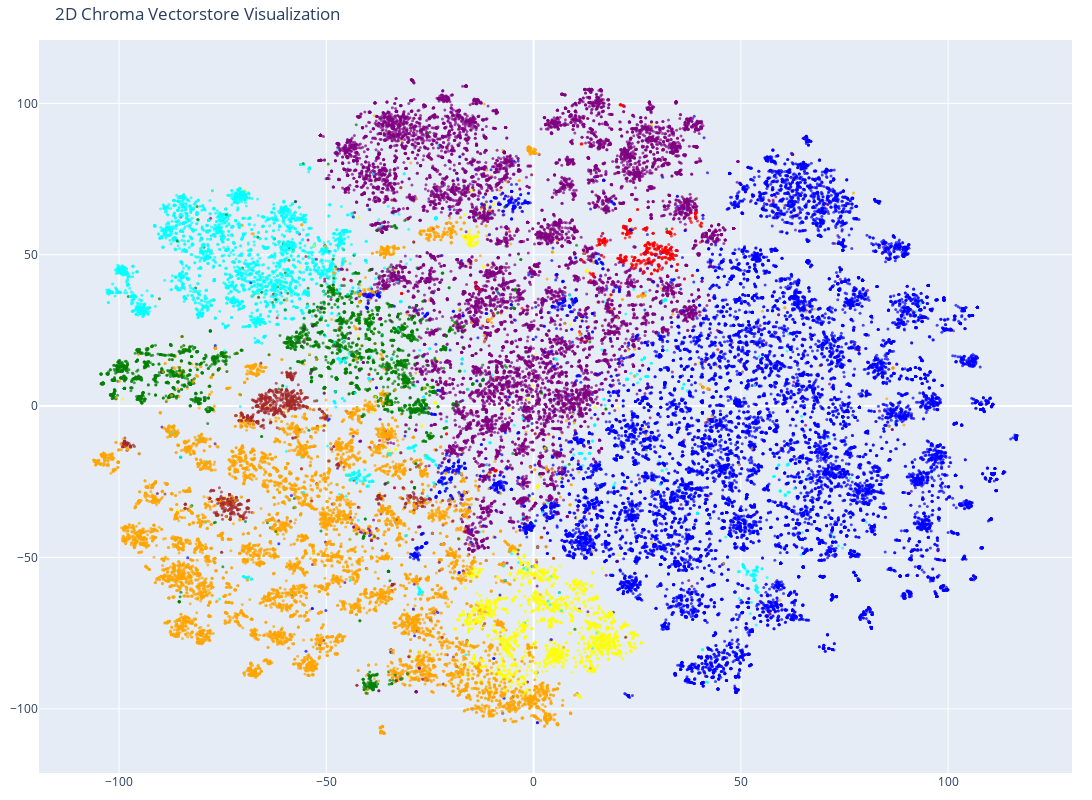

Notebook cell for this chart:
### Code cell
# Create the 2D scatter plot
fig = go.Figure(data=[go.Scatter(
    x=reduced_vectors[:, 0],
    y=reduced_vectors[:, 1],
    mode='markers',
    marker=dict(size=3, color=colors, opacity=0.7),
)])

fig.update_layout(
    title='2D Chroma Vectorstore Visualization',
    scene=dict(xaxis_title='x', yaxis_title='y'),
    width=1200,
    height=800,
    margin=dict(r=20, b=10, l=10, t=40)
)

fig.show()

### Figure 1 — Plotly figure (JSON) as saved in the notebook; plotly's stock layout.template omitted (floating-point values rounded to 4 significant figures; data arrays with more than 128 entries replaced by an {"elided": "..."} marker saying what was removed)
{"data": [{"marker": {"color": {"elided": "50000 str values"}, "opacity": 0.7, "size": 3}, "mode": "markers", "type": "scatter", "x": {"elided": "50000 float values"}, "y": {"elided": "50000 float values"}}], "layout": {"height": 800, "margin": {"b": 10, "l": 10, "r": 20, "t": 40}, "scene": {"xaxis": {"title": {"text": "x"}}, "yaxis": {"title": {"text": "y"}}}, "title": {"text": "2D Chroma Vectorstore Visualization"}, "width": 1200}}
